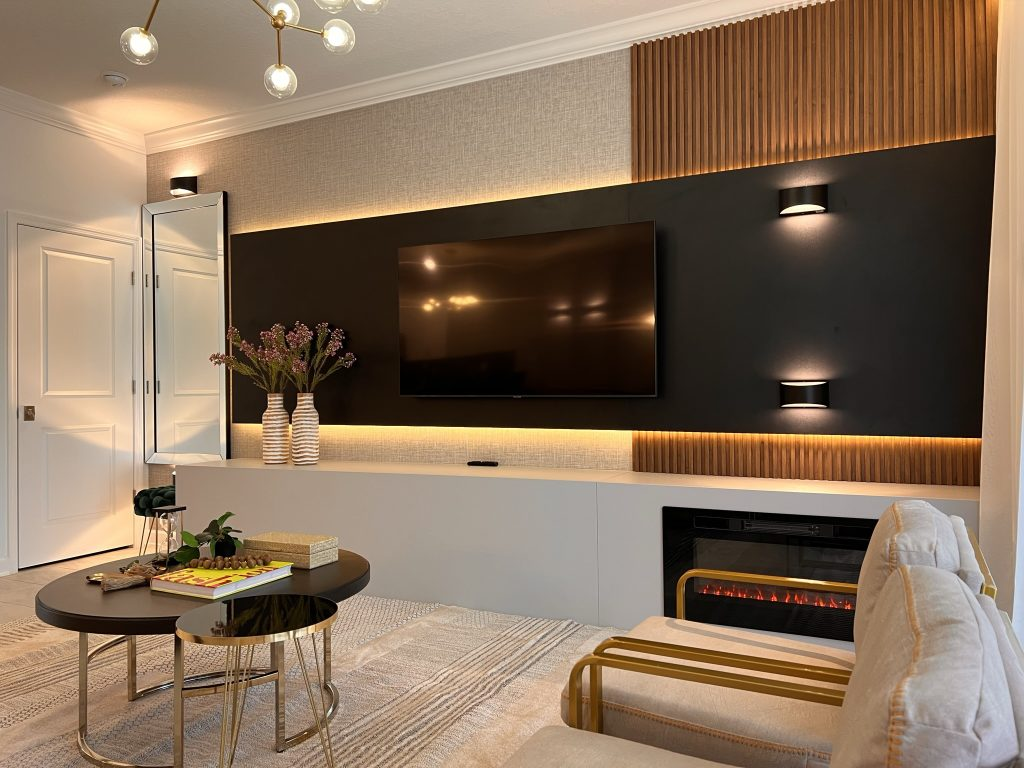
#> input picture python aula 5/images/exemplo.jpg, 1024 x 768 px, found by its file name
$ python SIFT.py
#> lines starting #> are read from the running program, lines starting #| are printed output that depends on the picture
import cv2
import numpy as np


# Carregar a imagem em escala de cinza
imagem = cv2.imread('images\exemplo.jpg', cv2.IMREAD_GRAYSCALE)
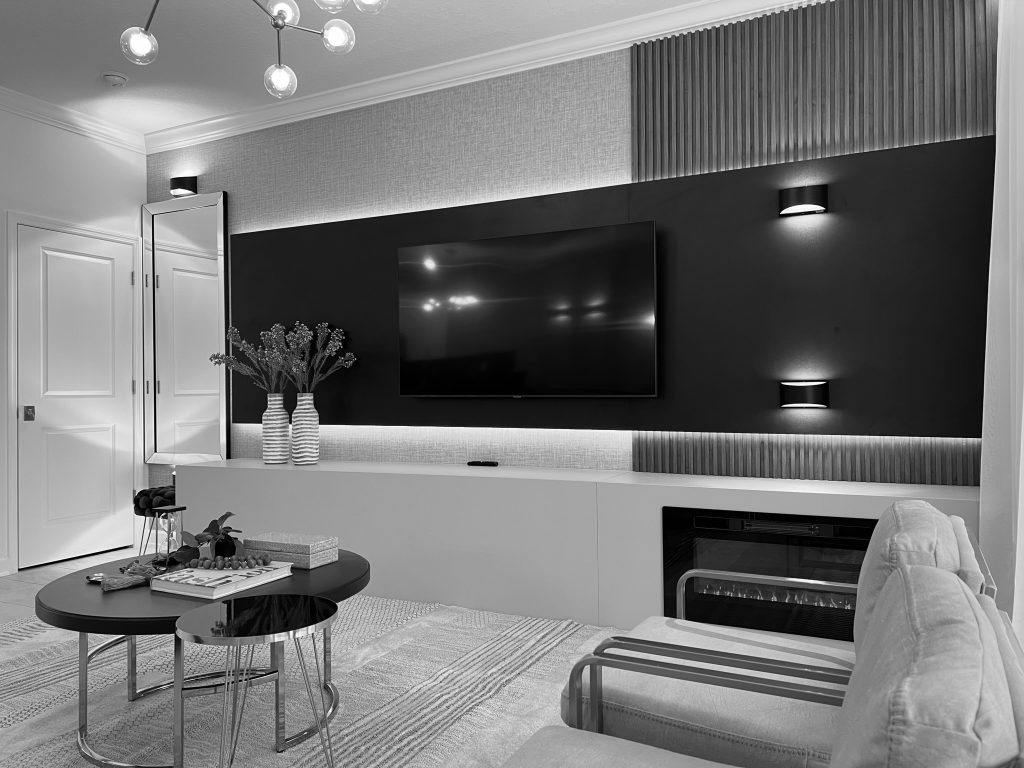
#> imagem: shape (768, 1024); min 0, max 255, mean 117.2

# Criar o objeto SIFT
sift = cv2.SIFT_create()

# Detectar e computar características
keypoints, descriptors = sift.detectAndCompute(imagem, None)
#> keypoints = 1857 keypoints; strongest (x, y, size): (783, 212, 2.7), (155, 451, 1.9), (822, 208, 2.1), (291, 632, 2.4)

# Desenhar keypoints na imagem
imagem_sift = cv2.drawKeypoints(imagem, keypoints, None)
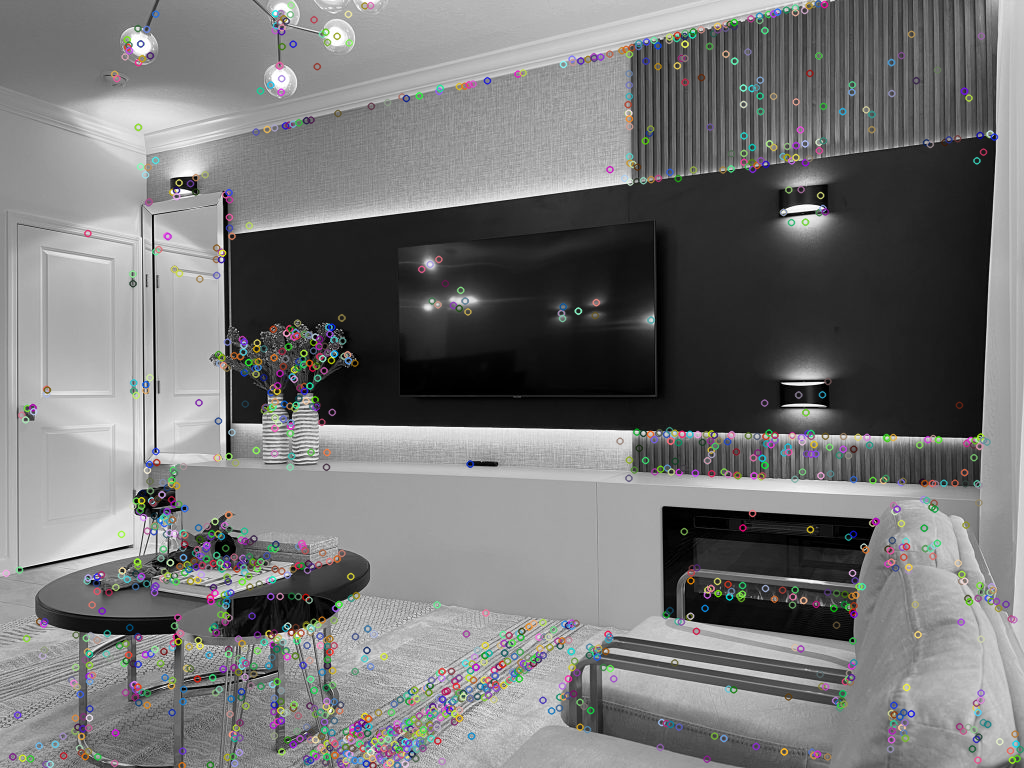
#> imagem_sift: shape (768, 1024, 3); mean of channels 0, 1, 2 117.5, 117.6, 117.6; drawn as B, G, R

# Exibir resultados
cv2.imshow('SIFT', imagem_sift)
cv2.waitKey(0)
cv2.destroyAllWindows()

$ run again, with python aula 5/images/images-teste.jpg copied over python aula 5/images/exemplo.jpg
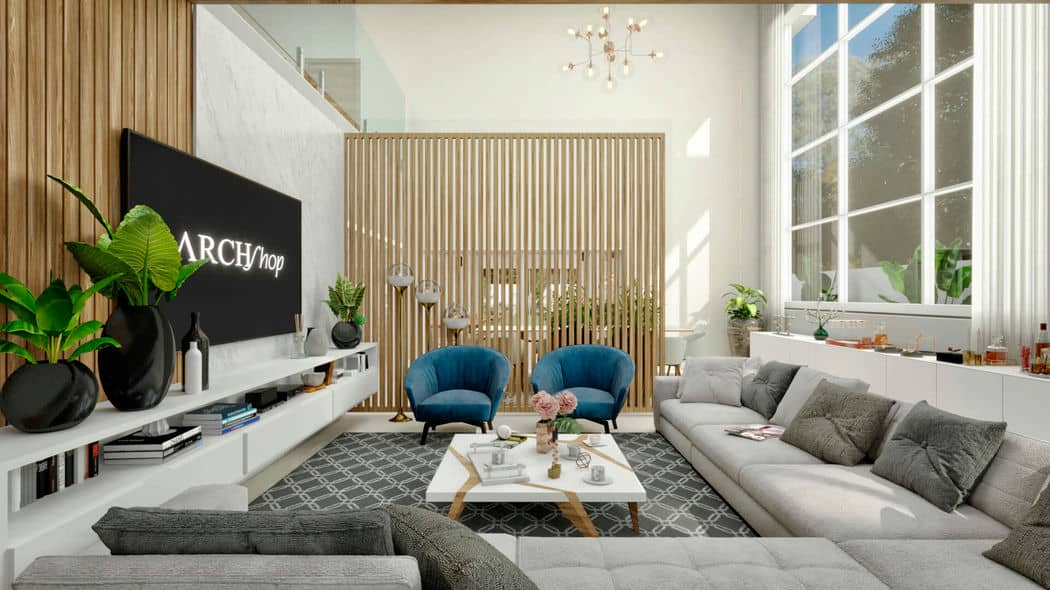
#> input picture python aula 5/images/images-teste.jpg, 1050 x 590 px, found by its file name
#> `imagem = cv2.imread('images\exemplo.jpg', cv2.IMREAD_GRAYSCALE)`:
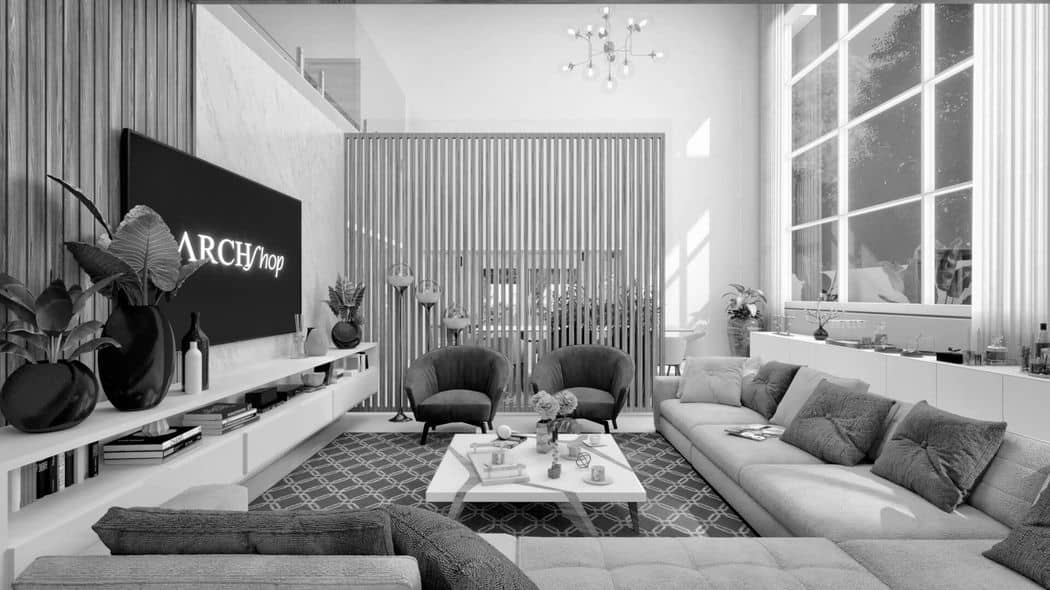
#> imagem: shape (590, 1050); min 0, max 255, mean 148.9
#> keypoints = 3434 keypoints; strongest (x, y, size): (1043, 326, 4.2), (610, 422, 3.2), (367, 367, 2.4), (484, 431, 3.1)
#> `imagem_sift = cv2.drawKeypoints(imagem, keypoints, None)`:
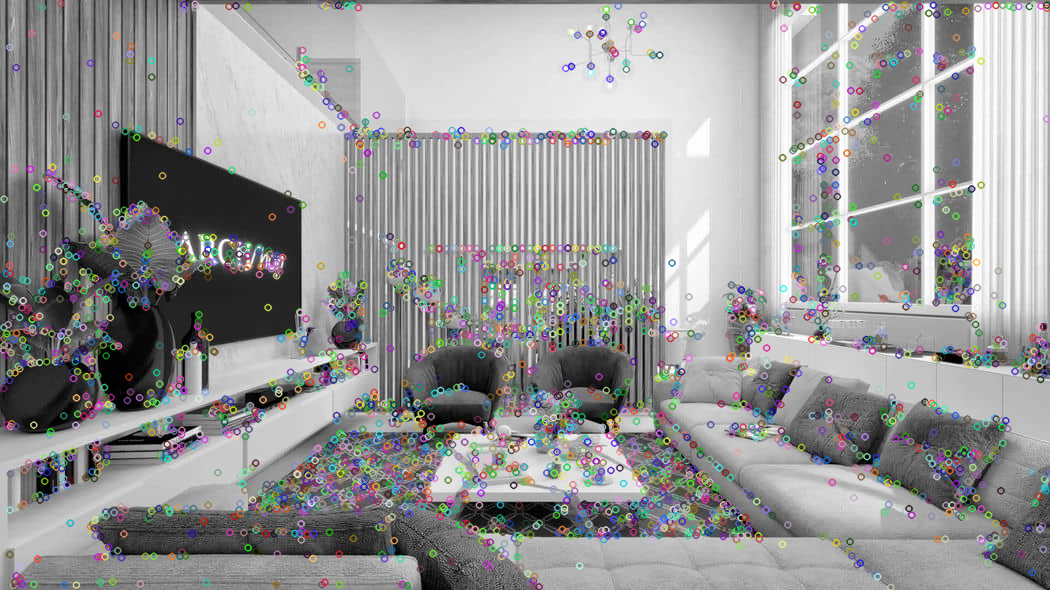
#> imagem_sift: shape (590, 1050, 3); mean of channels 0, 1, 2 149.4, 149.5, 149.5; drawn as B, G, R

$ run again, with python aula 5/images/images.jpg copied over python aula 5/images/exemplo.jpg
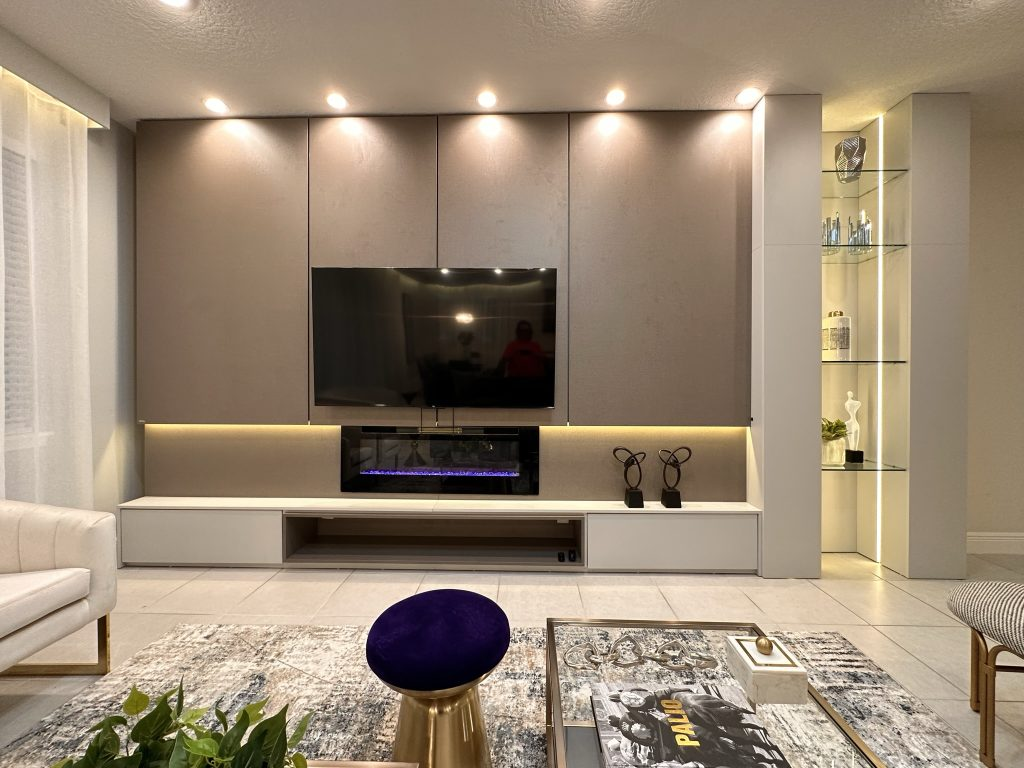
#> input picture python aula 5/images/images.jpg, 1024 x 768 px, found by its file name
#> `imagem = cv2.imread('images\exemplo.jpg', cv2.IMREAD_GRAYSCALE)`:
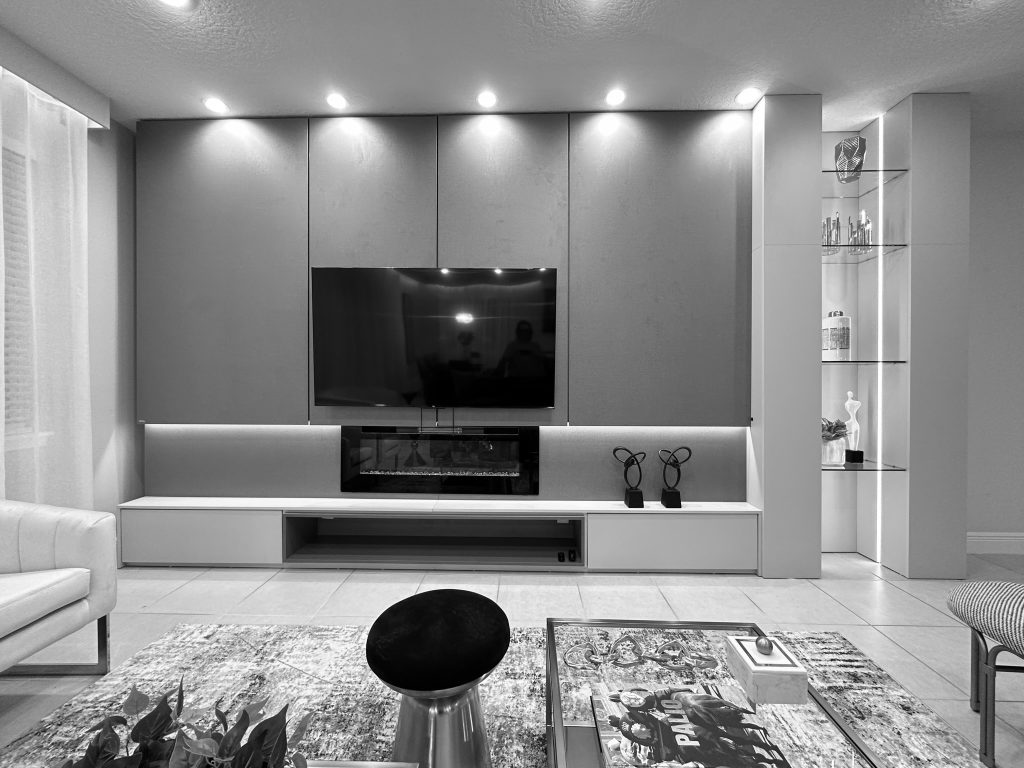
#> imagem: shape (768, 1024); min 0, max 255, mean 139.3
#> keypoints = 2346 keypoints; strongest (x, y, size): (464, 318, 9.9), (854, 458, 12.1), (244, 741, 4.9), (642, 747, 2.2)
#> `imagem_sift = cv2.drawKeypoints(imagem, keypoints, None)`:
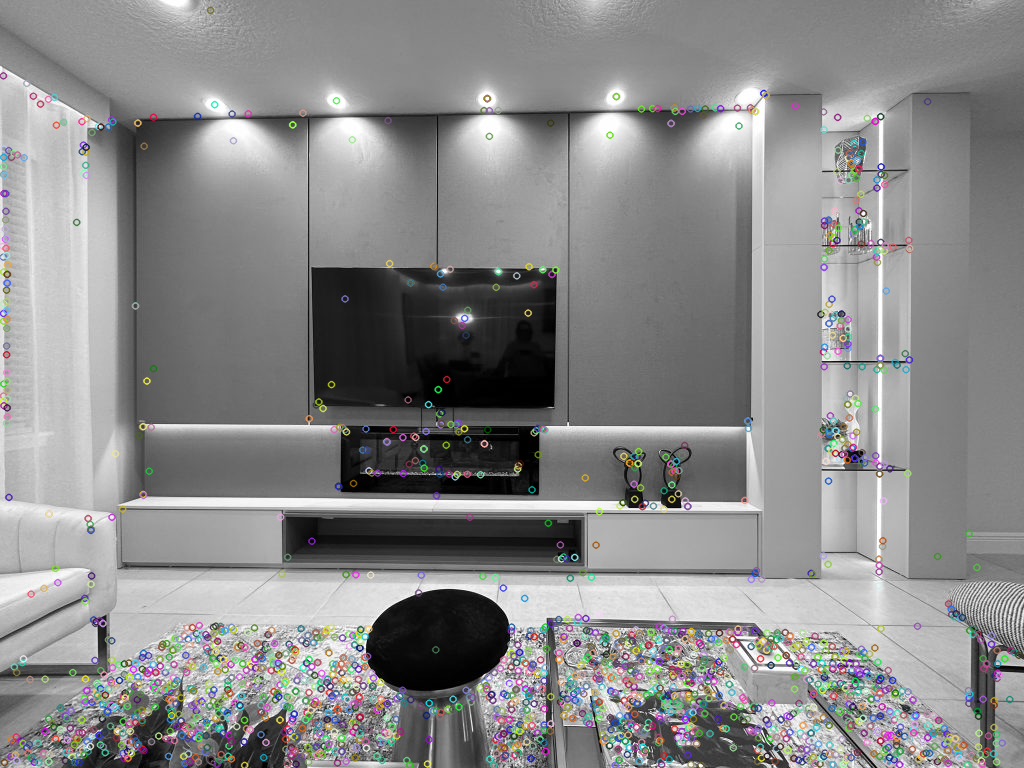
#> imagem_sift: shape (768, 1024, 3); mean of channels 0, 1, 2 137.9, 138, 138; drawn as B, G, R
